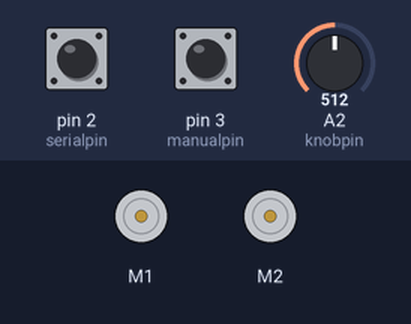
Bench run of a sketch on a simulated Arduino Uno, built with avr-gcc and run on an emulated ATmega328P. Shown: 2 × DC motor (green arrow = forward, orange = backward, longer = faster). The inputs (shaded band) are chosen by the test bench; at power-on: pin 3 (manualpin) HIGH, pin 2 (serialpin) HIGH, A2 (knobpin) = 512.

Above: at 1.2 s.
1.3 s: pin 3 (manualpin) pulled LOW for 0.15 s
At 1.39 s:
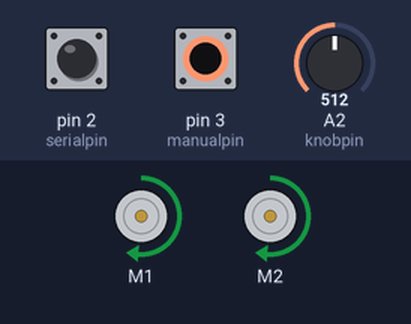
2.9 s: pin 3 (manualpin) pulled LOW for 3.2 s
At 7.0 s:
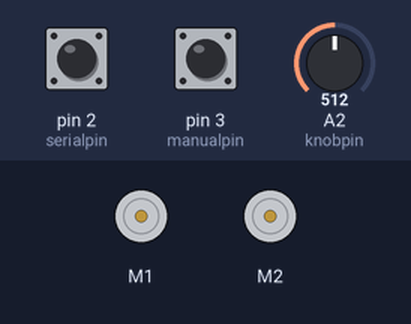
Timing chart, 0 to 8.5 s (numbered marks = the images above; inputs shaded):
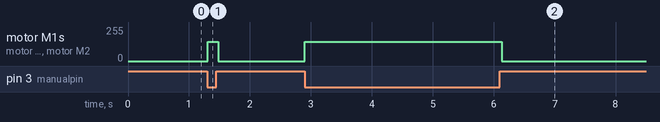

Measured:
- after the input at 1.3 s, motor M1, motor M2: stopped → forward 143/255 at once, → stopped 0.17 s later
- after the input at 2.9 s, motor M1, motor M2: stopped → forward 143/255 at once, → stopped 3.2 s later

The sketch:

DualMC3392FanDRSM.ino
```cpp
// board Pololu A-Star 32U4
// port com6

// THIS VESION WORKS.  still has a 'blip' every few seconds....
#include "DualMC33926MotorShield.h"   //Pololu 3A motor shield
                                      // speed input vales 0-400

bool serialConnected = false;

int counter = 0;   // for sending stop command
int maxcounter = 1000;  //  after this many counts

DualMC33926MotorShield md;           // fans are 24V 4" SEAFLO 3A Max

#define MOTORTHRESHOLD 50           // where the fans start spinning
#define PRINTCHANGES false
#define PRINTANYTHING false         //  printing causes slow loops after serial disconnect

// Pins used by mc33926
//    A0 - M1FB
//    A1 - M2FB
//    4 - D2
//    7  - m1DIR
//    8  - m2DIR
//    9  - m1PWM
//    10 - m2PWM
//    12 - SF

int serialpin = 2;  // SPDT center terminal to ground (14)
int manualpin = 3;  // serial-manual switch
int knobpin = A2;    // pot knob pin for manual speed or max serial speed  (also GND, +5V)

int knobpos;
int switchpos;
int prev_switch = 0;
int prev_knob = 0;

int LSpeed;
int RSpeed;

byte bytesBuffer[6] = {0};

// Threshold values for 0% and 100% in DRSM (these are the stop and full-speed byte patterns)
const byte stopByte[] = {0x00, 0x00};  // Expected stop pattern at 0% (e.g., 00 00)
const byte fullSpeedByte[] = {0xFF, 0xFF}; // Expected full-speed pattern at 100% (e.g., FF FF)


// SETUP ***********************************************
void setup() {
  Serial.begin(115200);
  serialConnected = true;
  md.init();
  pinMode(serialpin, INPUT_PULLUP);
  pinMode(manualpin, INPUT_PULLUP);
}

void loop() {
  handleSerial();
  switchloop();
  printcurrent();
  // Add a small delay to avoid overwhelming the loop
  delay(5);
}

// Function to handle serial communication
void handleSerial() {
  if (Serial.available() > 0) {
    char incomingByte = Serial.read();
  }
}

// switch case
  // 0 is off
  // 1 is manual knob
  // -1 is serial
void switchloop() {
  switch (getSwitch()) {
    case 1 : {
        LSpeed = ReadKnob();
        RSpeed = LSpeed;
        blow(LSpeed, RSpeed);
        delay(50);
        break;
      }
    case -1 : {
        if (serialConnected) {
        ReadData();
        blow(LSpeed, RSpeed);
      } else {
          blow(0, 0);
        }
        break;
      }
    case 0 : {
        blow(0, 0);
        break;
      }
  }
}

// CHECK SWITCH ***********************************************
int getSwitch() {
  // 0 is off
  // 1 is manual knob
  // -1 is serial
  int value = 0;
  // get switch position
  int manualpos = digitalRead( manualpin );
  int serialpos = digitalRead( serialpin );
  delay (1);
  if (manualpos == LOW && serialpos == HIGH ) value = 1;
  if (manualpos == HIGH && serialpos == LOW  ) value = -1;

  //if (value != prev_switch && PRINTCHANGES && PRINTANYTHING) {  Serial.println(value);  }

  prev_switch = value;
  return value;
}

// BLOW ***********************************************
void blow( int LSpeedIn, int RSpeedIn) {
  //  don't spin until threshold
  LSpeed = (LSpeedIn <= MOTORTHRESHOLD) ? 0 : LSpeedIn;
  RSpeed = (RSpeedIn <= MOTORTHRESHOLD) ? 0 : RSpeedIn;

  md.setM1Speed(LSpeed);
  md.setM2Speed(RSpeed);
}

//  READ KNOB ********************************************
int ReadKnob() {
  int rawvalue = analogRead( knobpin );
  knobpos = MOTORTHRESHOLD + map(rawvalue, 0, 1023, 0, 400-MOTORTHRESHOLD);
  delay (1);

  if (knobpos != prev_knob && PRINTCHANGES && PRINTANYTHING) {
    Serial.print("Knob ");
    Serial.println(knobpos);
  }

  prev_knob = knobpos;
  return knobpos;
}

//  READ SERIAL  ********************************************
void ReadData() {
  int knobspeed = ReadKnob();
  // Check if at least 2 bytes are available to read from the serial port
  if (Serial.available() >= 2) {
    counter = 0;
    byte received[2];
    for (int i = 0; i < 2; i++) {
      received[i] = Serial.read();  // Read the incoming bytes
      }

    int LpwmValue = map(received[0], 0x00, 0xFF, 0, 255);  // Map to motor speed (0-255)
    int RpwmValue = map(received[1], 0x00, 0xFF, 0, 255);  // Map to motor speed (0-255)

      // Set the pins values
      LSpeed = MOTORTHRESHOLD + map(LpwmValue, 0, 255, 0, 400-MOTORTHRESHOLD);
      RSpeed = MOTORTHRESHOLD + map(RpwmValue, 0, 255, 0, 400-MOTORTHRESHOLD);

      // knob sets minimum
      if (LSpeed < knobspeed){
        LSpeed = knobspeed;
      };
      if (RSpeed < knobspeed){
        RSpeed = knobspeed;
      };

      // knob sets maximum
  //    LSpeed = map(LSpeed, MOTORTHRESHOLD, 400, MOTORTHRESHOLD, knobspeed);
  //    RSpeed = map(RSpeed, MOTORTHRESHOLD, 400, MOTORTHRESHOLD, knobspeed);


    }
  else {
    counter += 1;
    if (counter > maxcounter) {
      LSpeed = knobspeed;   // was 0
      RSpeed = knobspeed;    // blows fan with no serial

      }
    }
  }


  // FAULT ***********************************************
void stopIfFault() {
  if (md.getFault()) {
    md.setM1Speed(0);
    md.setM2Speed(0);
    while (1);
  }
}

// PRINT DEBUGGING***********************************************
void printcurrent() {
  if (Serial.available() > 0  && PRINTANYTHING){
  switch (getSwitch()) {
    case 0 : {
        Serial.println("OFF: ");
        break;
      }
    case 1 : {
        Serial.println("Manual: ");
        printdata();
        break;
      }
    case -1 : {
        if (serialConnected) {
        Serial.print("Serial: ");
        printdata();
        } else {
          Serial.println("Serial connection stopped.");
        }
        break;
      }
  }
}
}

void printdata() {
  if (Serial.available() > 0  && PRINTANYTHING) {
  Serial.print(serialConnected);
  Serial.print(knobpos);
  Serial.print("  M1: ");
  Serial.print(LSpeed);
  Serial.print("  mA:");
  Serial.print(md.getM1CurrentMilliamps());
  Serial.print("  M2: ");
  Serial.print(RSpeed);
  Serial.print("  mA:");
  Serial.println(md.getM2CurrentMilliamps());
}
}
```
